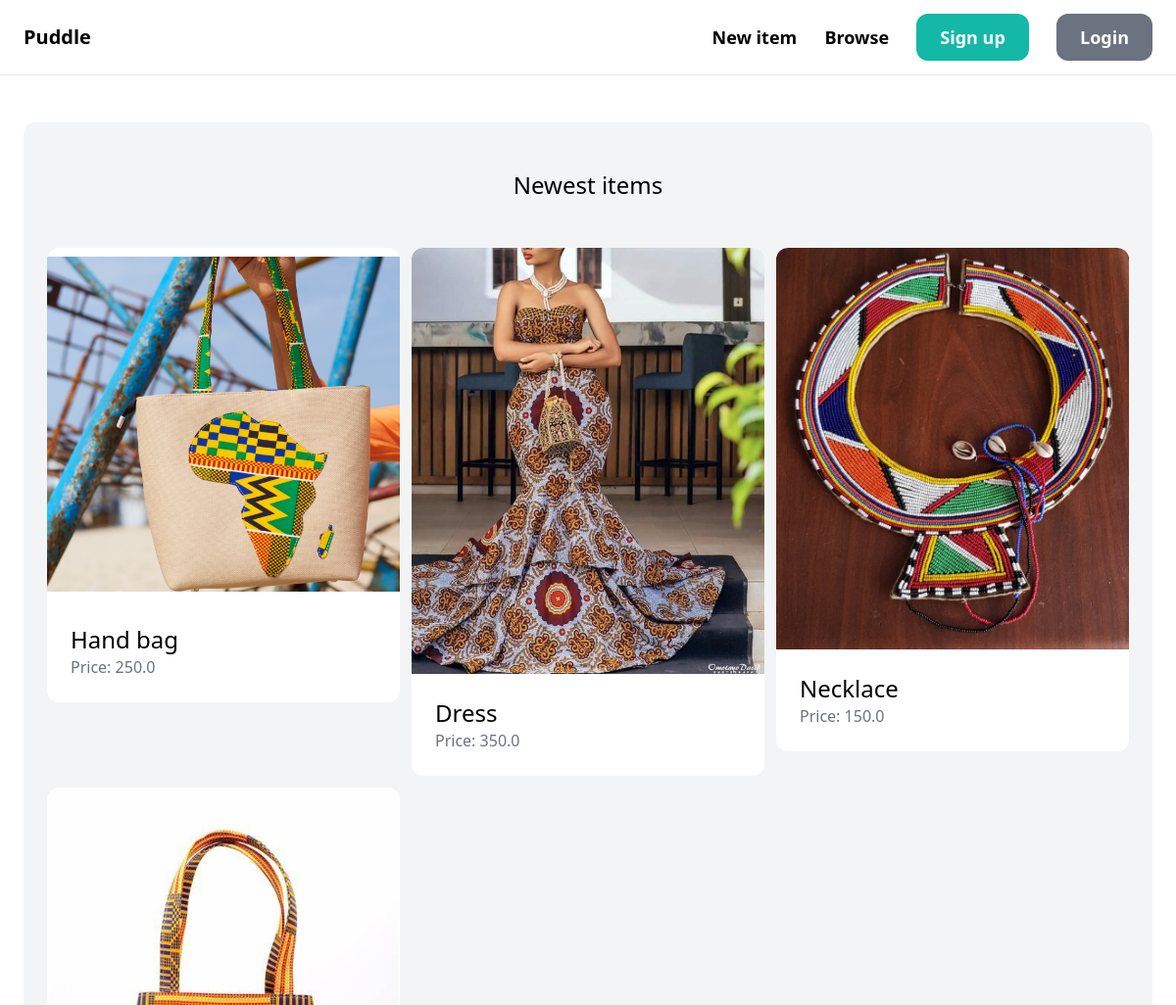
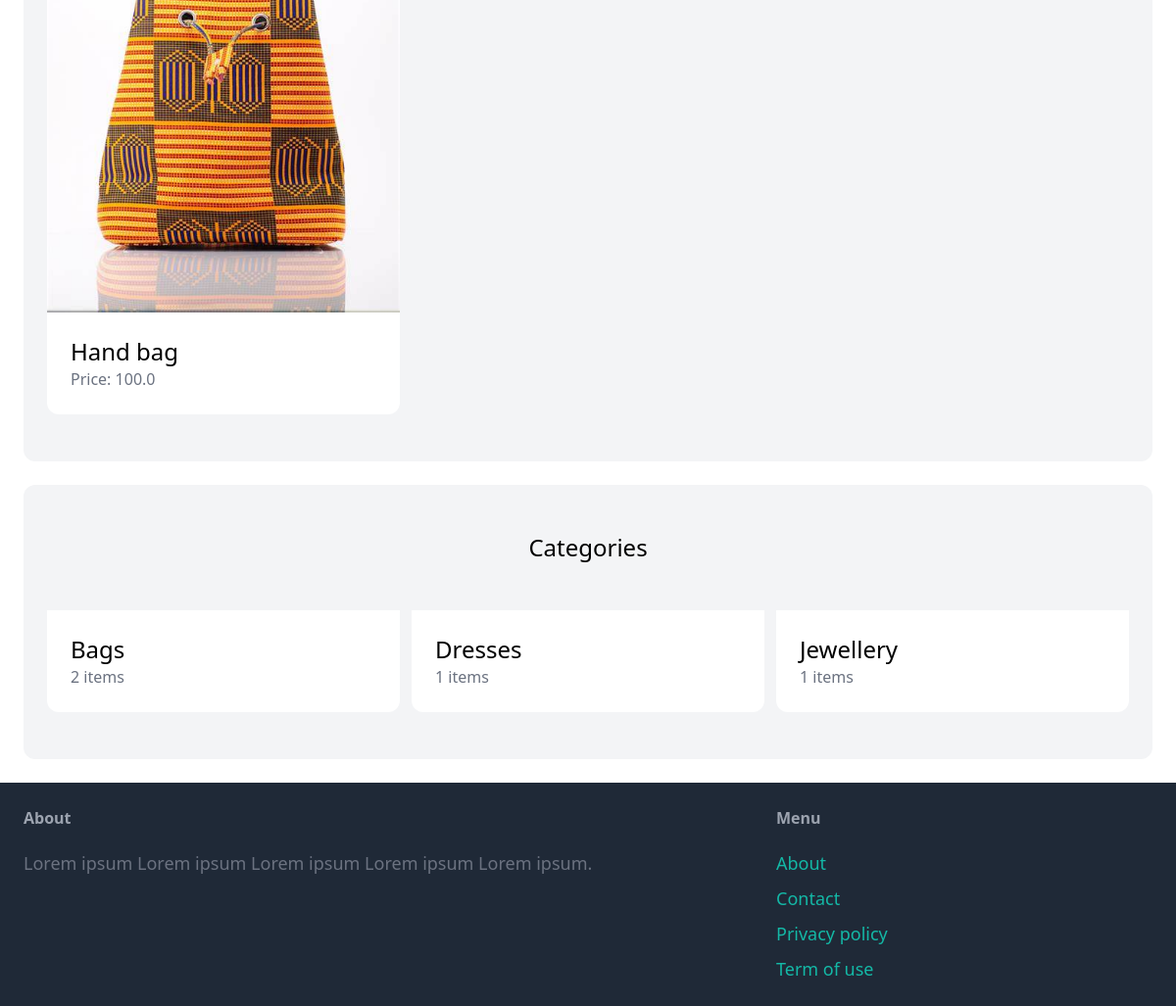
The page / on the database its author committed (2 pictures, top to bottom).
### item/models.py (models this page shows, shortened)
class Item(models.Model):
    category = models.ForeignKey(Category, related_name='items', on_delete=models.CASCADE)
    name = models.CharField(max_length=255)
    description = models.TextField(blank=True, null=True)
    price = models.FloatField()
    image = models.ImageField(upload_to='item_images', blank=True, null=True)
    is_sold = models.BooleanField(default=False)
    created_by = models.ForeignKey(User, related_name='items', on_delete=models.CASCADE)
    created_at = models.DateTimeField(auto_now_add=True)

class Category(models.Model):
    name = models.CharField(max_length=255)
    class Meta:
        ordering = ('name',)
        verbose_name_plural = 'Categories'

### core/views.py (the view)
# urls.py: path('',views.index,name='index'),
def index(request):
    items=Item.objects.filter(is_sold=False)[0:6]
    categories = Category.objects.all()
    return render(request, 'core/index.html', {
        'categories' : categories,
        'items':items,
    })

### core/templates/core/index.html (shortened to what this page needs)
{% extends 'core/base.html' %}
{% block content %}
<div class="mt-6 px-6 py-12 bg-gray-100 rounded-xl">
    <h2 class= "mb-12 text-2xl text-center">Newest items</h2>
    <div class="grid grid-cols-3 gap-3">
        {% for item in items %}
        <div>
            <a href ="{% url 'item:detail' item.id %}">
                <div>
                    <img src ="{{ item.image.url }}" class="rounded-t-xl">
                </div>
                <div class="p-6 bg-white rounded-b-xl">
                    <h2 class="text-2xl"> {{ item.name }}</h2>
                    <p class="text-gray-500">Price: {{ item.price}}</p>
                </div>
            </a>
        </div>
        {% endfor %}
    </div>
</div>
<div class="mt-6 px-6 py-12 bg-gray-100 rounded-xl">
    <h2 class= "mb-12 text-2xl text-center">Categories</h2>
    <div class="grid grid-cols-3 gap-3">
        {% for category in categories %}
        <div>
            <a href ="#">
                <div class="p-6 bg-white rounded-b-xl">
                    <h2 class="text-2xl"> {{ category.name }}</h2>
                    <p class="text-gray-500">{{ category.items.count }} items </p>
                </div>
            </a>
                </div>
        {% endfor %}
    </div>
</div>
{% endblock %}

### core/templates/core/base.html (shortened to what this page needs)
<!DOCTYPE html>
<html>
    <head>
        <script src="https://cdn.tailwindcss.com"></script>
    </head>
    <body>
        <nav class ="py-6 px-6 flex justify-between items-center border-b border-gray-200">
            <a href="/" class="text-xl font-semibold">Puddle</a>
            <div class="space-x-6">
                <a href="#" class="text-lg font-semibold hover:text-gray-500">New item</a>
                <a href="#" class="text-lg font-semibold hover:text-gray-500">Browse</a>
                <a href="#" class="px-6 py-3 text-lg font-semibold bg-teal-500 text-white rounded-xl hover:bg-teal-700">Sign up</a>
                <a href="#" class="px-6 py-3 text-lg font-semibold bg-gray-500 text-white rounded-xl hover:bg-gray-700">Login</a>
            </div>
        </nav>
        <div class="px-6 py-6">
            {% block content %}
            {% endblock %}
        </div>
        <footer class="py-6 px-6 flex justify-between bg-gray-800">
          <div class="w-2/3 pr-10">
            <h3 class="mb-5 font-semibold text-gray-400">About</h3>
            <p class="text-lg text-gray-500">Lorem ipsum Lorem ipsum Lorem ipsum Lorem ipsum Lorem ipsum. </p>
          </div>
          <div class="w-1/3">
            <h3 class="mb-5 font-semibold text-gray-400">Menu</h3>
            <ul class="space-y-2">
             <li><a href="#" class="text-lg text-teal-500 hover:text-teal-700">About</a></li>
             <li><a href="{% url 'core:contact' %}" class="text-lg text-teal-500 hover:text-teal-700">Contact</a></li>
             <li><a href="#" class="text-lg text-teal-500 hover:text-teal-700">Privacy policy</a></li>
             <li><a href="#" class="text-lg text-teal-500 hover:text-teal-700">Term of use</a></li>
            </ul>
          </div>
        </footer>
    </body>
    </html>

### rows shown on the page
Item: image (picture), name "Hand bag", price "250.0"
Item: image (picture), name "Dress", price "350.0"
Item: image (picture), name "Necklace", price "150.0"
Item: image (picture), name "Hand bag", price "100.0"
Category: name "Bags", items.count "2"
Category: name "Dresses", items.count "1"
Category: name "Jewellery", items.count "1"
